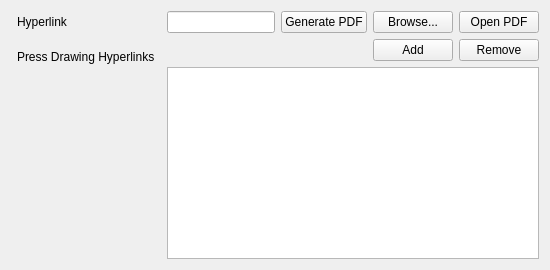
       <widget class="QWidget" name="drawingPDFsTab">
        <attribute name="title">
         <string>Drawing PDFs</string>
        </attribute>
        <layout class="QFormLayout" name="formLayout">
         <item row="0" column="0">
          <widget class="QLabel" name="hyperlinkLabel">
           <property name="styleSheet">
            <string notr="true">
                          QLabel {
                          padding: 3px;
                          }

                          QLabel[hovering=true] {
                          padding: 3px;
                          background-color: #d9d9d9;
                          border-radius: 5px;
                          }
                        </string>
           </property>
           <property name="text">
            <string>Hyperlink</string>
           </property>
          </widget>
         </item>
         <item row="0" column="1">
          <layout class="QHBoxLayout" name="hyperlinkInputHorizontalLayout">
           <item>
            <widget class="QLineEdit" name="hyperlinkDisplay">
             <property name="readOnly">
              <bool>true</bool>
             </property>
            </widget>
           </item>
           <item>
            <widget class="QPushButton" name="generatePDFButton">
             <property name="text">
              <string>Generate PDF</string>
             </property>
            </widget>
           </item>
           <item>
            <widget class="QPushButton" name="browseDrawingPDFButton">
             <property name="text">
              <string>Browse...</string>
             </property>
            </widget>
           </item>
           <item>
            <widget class="QPushButton" name="openDrawingPDFButton">
             <property name="text">
              <string>Open PDF</string>
             </property>
            </widget>
           </item>
          </layout>
         </item>
         <item row="1" column="0">
          <widget class="QLabel" name="pressDrawingHyperlinksLabel">
           <property name="styleSheet">
            <string notr="true">
                          QLabel {
                          padding: 3px;
                          }

                          QLabel[hovering=true] {
                          padding: 3px;
                          background-color: #d9d9d9;
                          border-radius: 5px;
                          }
                        </string>
           </property>
           <property name="text">
            <string>Press Drawing Hyperlinks</string>
           </property>
          </widget>
         </item>
         <item row="1" column="1">
          <layout class="QVBoxLayout" name="pressDrawingHyperlinksVerticalLayout">
           <item>
            <layout class="QHBoxLayout" name="pressDrawingHyperlinkControlLayout">
             <item>
              <spacer name="pressDrawingHyperlinksControlSpacer">
               <property name="orientation">
                <enum>Qt::Horizontal</enum>
               </property>
               <property name="sizeHint" stdset="0">
                <size>
                 <width>40</width>
                 <height>20</height>
                </size>
               </property>
              </spacer>
             </item>
             <item>
              <widget class="QPushButton" name="pressDrawingHyperlinksAddButton">
               <property name="text">
                <string>Add</string>
               </property>
              </widget>
             </item>
             <item>
              <widget class="QPushButton" name="pressDrawingHyperlinksRemoveButton">
               <property name="text">
                <string>Remove</string>
               </property>
              </widget>
             </item>
            </layout>
           </item>
           <item>
            <widget class="QListWidget" name="pressDrawingHyperlinkList">
             <property name="sizePolicy">
              <sizepolicy hsizetype="Expanding" vsizetype="Preferred">
               <horstretch>0</horstretch>
               <verstretch>0</verstretch>
              </sizepolicy>
             </property>
             <property name="minimumSize">
              <size>
               <width>0</width>
               <height>0</height>
              </size>
             </property>
             <property name="baseSize">
              <size>
               <width>0</width>
               <height>0</height>
              </size>
             </property>
             <property name="contextMenuPolicy">
              <enum>Qt::DefaultContextMenu</enum>
             </property>
             <property name="flow">
              <enum>QListView::TopToBottom</enum>
             </property>
            </widget>
           </item>
          </layout>
         </item>
        </layout>
       </widget>
